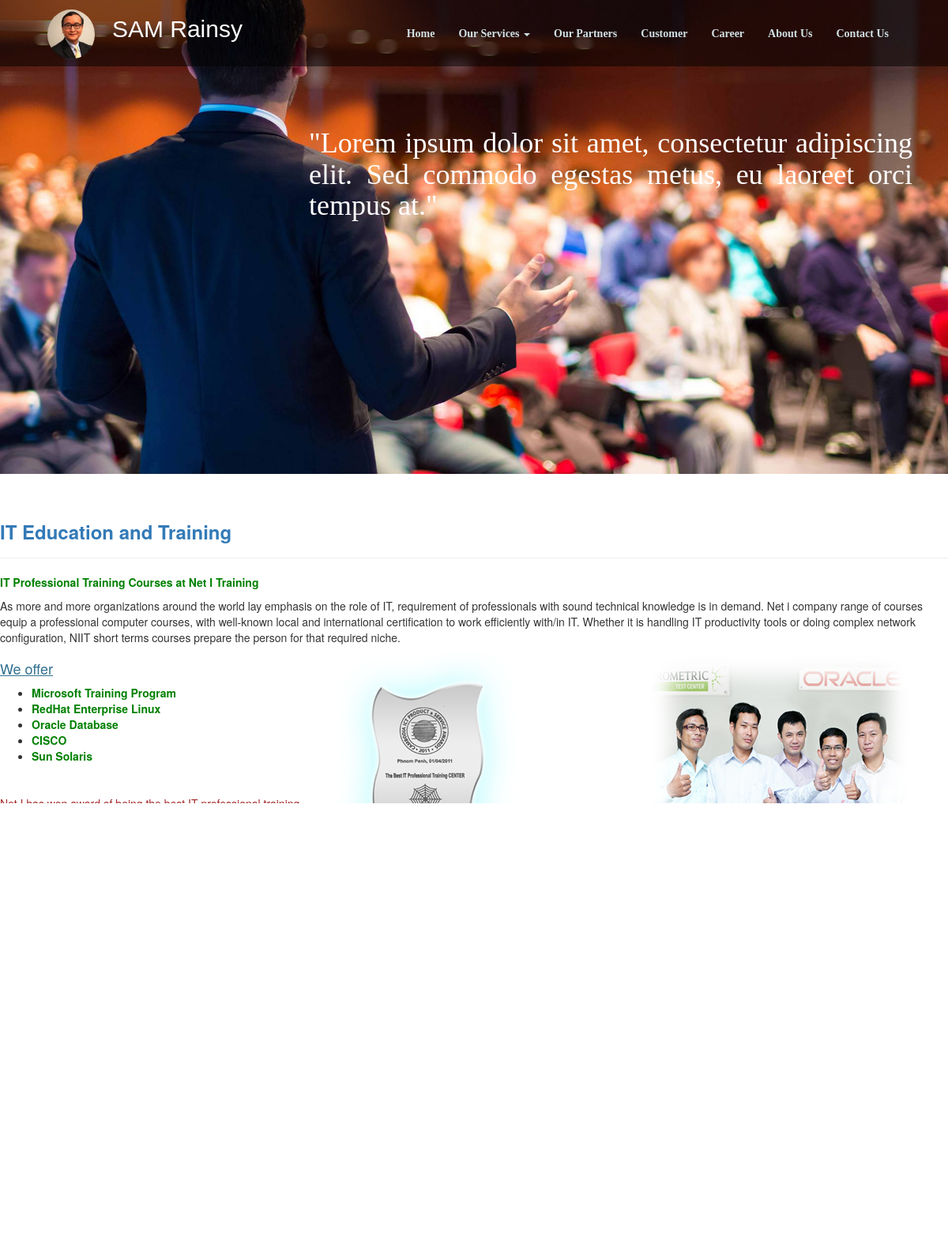
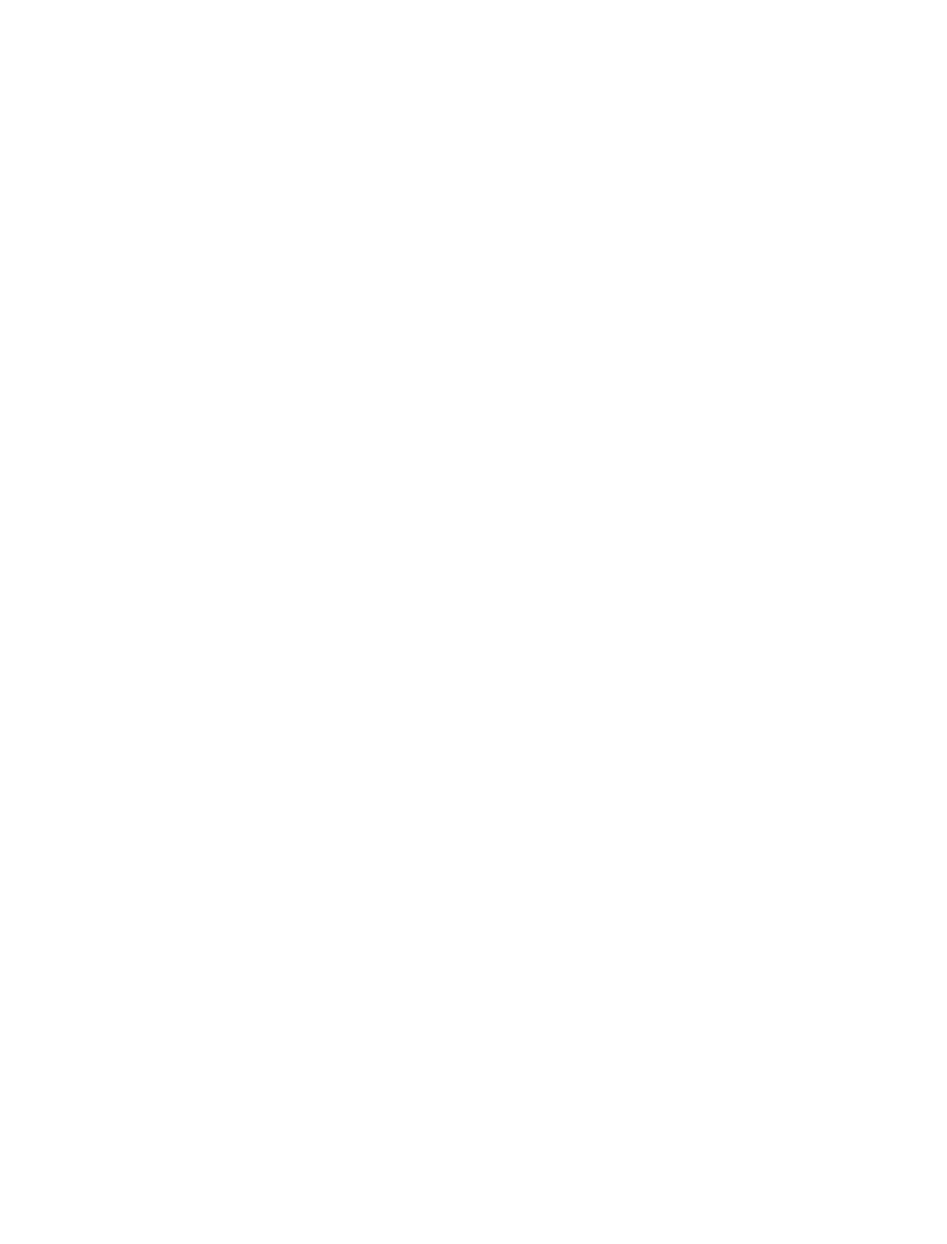
The app's page /training (upper part) with its own data (2 pictures, top to bottom).
### tables this page shows
CREATE TABLE IF NOT EXISTS `menu` (
  `id` int(11) NOT NULL AUTO_INCREMENT,
  `name` varchar(220) NOT NULL,
  `url` text NOT NULL,
  `type` varchar(30) NOT NULL,
  `parentid` int(11) DEFAULT NULL,
  `orderno` int(11) NOT NULL,
  PRIMARY KEY (`id`)
);

CREATE TABLE IF NOT EXISTS `training` (
  `id` int(11) NOT NULL AUTO_INCREMENT,
  `title` varchar(255) DEFAULT NULL,
  `description` text,
  `offer` text,
  `img1` varchar(222) DEFAULT NULL,
  `img2` varchar(222) DEFAULT NULL,
  PRIMARY KEY (`id`)
);

CREATE TABLE IF NOT EXISTS `center` (
  `id` int(11) NOT NULL AUTO_INCREMENT,
  `img` varchar(222) DEFAULT NULL,
  PRIMARY KEY (`id`)
);

CREATE TABLE IF NOT EXISTS `trainingslide` (
  `id` int(11) NOT NULL AUTO_INCREMENT,
  `title` varchar(255) DEFAULT NULL,
  `img` varchar(222) DEFAULT NULL,
  `url` varchar(222) DEFAULT NULL,
  `orderno` int(11) DEFAULT NULL,
  PRIMARY KEY (`id`)
);

### rainsyweb/ui/home/ittraining.php (the view, shortened to what the rows shown need)
<div class="row">
    <div class="col-sm-12">
        <h3 class="text-primary"><b><?php echo $training[0]->title; ?></b></h3><hr class="hr"/>
    </div>
</div>
<div class="row">
    <div class="col-sm-12">
       <?php echo $training[0]->description;?>
    </div>
</div>
<div class="row box">
    <div class="col-sm-4">
        <h4 class="text-info"><u>We offer</u></h4>
       <?php echo $training[0]->offer; ?>
    </div>
    <div class="col-sm-4">
         <img src="<?php echo base_url('assets/images/'.$training[0]->img1); ?>" class="img-responsive"/>
    </div>
    <div class="col-sm-4">
        <img src="<?php echo base_url('assets/images/'.$training[0]->img2); ?>" class="img-responsive"/>
    </div>
</div>
<div class="row box">
    <div class="col-sm-12">
        <h4 class="text-info"><u>Authorized Testing Center</u></h4>
        <div>&nbsp;</div>
        <?php foreach($centers as $s){ ?>
        <div class="col-sm-2">
            <img src="<?php echo base_url('assets/images/'.$s->img);?>" class="img-responsive" />
        </div>
        <?php } ?>
    </div>
     <div>&nbsp;</div>
</div>
<div class='row'>
    <div class='col-sm-12'>
        <ul id='partners'>
            <?php foreach($slide as $sl){ ?>
            <li><a href="<?php echo $sl->url;?>">
                    <img src="<?php echo base_url('assets/images/training/'.$sl->img); ?>" alt="<?php echo $sl->title; ?>" />
            </a></li>
            <?php } ?>
        </ul>
    </div>
</div>

### rainsyweb/ui/template/header.php (shortened to what the rows shown need)
<!DOCTYPE html>
<html>
    <head>
        <link href="<?php echo base_url('assets/css/bootstrap.min.css'); ?>" rel="stylesheet">
        <link href="<?php echo base_url('assets/css/front.css'); ?>" rel="stylesheet">
    </head>
    <body>
        <div class="box-header">
            <div class="container-fluid">
                <div class="row">
                    <div class="col-sm-4">
                        <div class="logo">
                            <h1 class="text-header text-white">SAM Rainsy</h1>
                        </div>
                    </div>
                    <div class="col-sm-8">
                        <div class="menu-box">
                            <ul class="nav navbar-nav pull-right main-menu">
                                <?php foreach($menus as $menu){ ?>
                                    <?php if($MyClass->isContainSub($menu->id)=='no'){ ?>
                                        <li id="menu<?php echo $menu->id; ?>"><a href="<?php echo $menu->url; ?>"><?php echo $menu->name; ?></a></li>
                                    <?php } else { ?>
                                        <li id="menu<?php echo $menu->id; ?>"><a href="<?php echo $menu->url; ?>"
                                                                                 class="dropdown-toggle" data-toggle="dropdown"
                                                                                 role="button" aria-haspopup="true" aria-expanded="false">
                                                <?php echo $menu->name; ?> <span class="caret"></span></a>
                                        </li>
                                    <?php } ?>
                                <?php } ?>
                            </ul>
                        </div>
                    </div>
                </div>
            </div>
        </div>
        <div class="slider-box">
            <h1 class="quote">
                "Lorem ipsum dolor sit amet, consectetur adipiscing elit. Sed commodo egestas metus,
                eu laoreet orci tempus at."
            </h1>
        </div>

### records on screen
menu: name "Home"
menu: name "Our Services"
menu: name "Our Partners"
menu: name "Customer"
menu: name "Career"
menu: name "About Us"
menu: name "Contact Us"
training: title "IT Education and Training", description "IT Professional Training Courses at Net I Training As more and more organizations around the world lay emphasis on the role of IT, requirement of professionals with sound technical knowledge is in demand. Net i company range of courses equip a professional computer courses, with well-known local and international certification to work efficiently with/in IT. Whether it is handling IT productivity tools or doing complex network configuration, NIIT short terms courses prepare the person for that required niche.", offer "Microsoft Training Program RedHat Enterprise Linux Oracle Database CISCO Sun Solaris Net I has won award of being the best IT professional training center which presented by IDG in 2011.", img1 (picture), img2 (picture)
center: img (picture)
center: img (picture)
trainingslide: img (picture)
trainingslide: img (picture)
trainingslide: img (picture)
trainingslide: img (picture)
